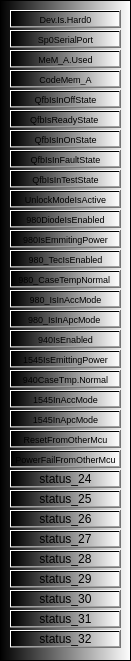
   <widget class="QFrame" name="frame_3">
    <property name="geometry">
     <rect>
      <x>340</x>
      <y>150</y>
      <width>131</width>
      <height>661</height>
     </rect>
    </property>
    <property name="font">
     <font>
      <pointsize>8</pointsize>
     </font>
    </property>
    <property name="styleSheet">
     <string notr="true">background-color: qlineargradient(spread:pad, x1:0, y1:0, x2:1, y2:0, stop:0 rgba(0, 0, 0, 255), stop:1 rgba(255, 255, 255, 255));</string>
    </property>
    <property name="frameShape">
     <enum>QFrame::StyledPanel</enum>
    </property>
    <property name="frameShadow">
     <enum>QFrame::Raised</enum>
    </property>
    <widget class="QPushButton" name="status_1">
     <property name="geometry">
      <rect>
       <x>10</x>
       <y>10</y>
       <width>111</width>
       <height>18</height>
      </rect>
     </property>
     <property name="font">
      <font>
       <pointsize>7</pointsize>
      </font>
     </property>
     <property name="text">
      <string>Dev.Is.Hard0</string>
     </property>
    </widget>
    <widget class="QPushButton" name="status_2">
     <property name="geometry">
      <rect>
       <x>10</x>
       <y>30</y>
       <width>111</width>
       <height>18</height>
      </rect>
     </property>
     <property name="font">
      <font>
       <pointsize>7</pointsize>
      </font>
     </property>
     <property name="text">
      <string>Sp0SerialPort</string>
     </property>
    </widget>
    <widget class="QPushButton" name="status_3">
     <property name="geometry">
      <rect>
       <x>10</x>
       <y>50</y>
       <width>111</width>
       <height>18</height>
      </rect>
     </property>
     <property name="font">
      <font>
       <pointsize>7</pointsize>
      </font>
     </property>
     <property name="text">
      <string>MeM_A.Used</string>
     </property>
    </widget>
    <widget class="QPushButton" name="status_4">
     <property name="geometry">
      <rect>
       <x>10</x>
       <y>70</y>
       <width>111</width>
       <height>18</height>
      </rect>
     </property>
     <property name="font">
      <font>
       <pointsize>7</pointsize>
      </font>
     </property>
     <property name="text">
      <string>CodeMem_A</string>
     </property>
    </widget>
    <widget class="QPushButton" name="status_5">
     <property name="geometry">
      <rect>
       <x>10</x>
       <y>90</y>
       <width>111</width>
       <height>18</height>
      </rect>
     </property>
     <property name="font">
      <font>
       <pointsize>7</pointsize>
      </font>
     </property>
     <property name="text">
      <string>QfbIsInOffState</string>
     </property>
    </widget>
    <widget class="QPushButton" name="status_6">
     <property name="geometry">
      <rect>
       <x>10</x>
       <y>110</y>
       <width>111</width>
       <height>18</height>
      </rect>
     </property>
     <property name="font">
      <font>
       <pointsize>7</pointsize>
      </font>
     </property>
     <property name="text">
      <string>QfbIsReadyState </string>
     </property>
    </widget>
    <widget class="QPushButton" name="status_7">
     <property name="geometry">
      <rect>
       <x>10</x>
       <y>130</y>
       <width>111</width>
       <height>18</height>
      </rect>
     </property>
     <property name="font">
      <font>
       <pointsize>7</pointsize>
      </font>
     </property>
     <property name="text">
      <string>QfbIsInOnState</string>
     </property>
    </widget>
    <widget class="QPushButton" name="status_8">
     <property name="geometry">
      <rect>
       <x>10</x>
       <y>150</y>
       <width>111</width>
       <height>18</height>
      </rect>
     </property>
     <property name="font">
      <font>
       <pointsize>7</pointsize>
      </font>
     </property>
     <property name="text">
      <string>QfbIsInFaultState</string>
     </property>
    </widget>
    <widget class="QPushButton" name="status_9">
     <property name="geometry">
      <rect>
       <x>10</x>
       <y>170</y>
       <width>111</width>
       <height>18</height>
      </rect>
     </property>
     <property name="font">
      <font>
       <pointsize>7</pointsize>
      </font>
     </property>
     <property name="text">
      <string>QfbIsInTestState</string>
     </property>
    </widget>
    <widget class="QPushButton" name="status_10">
     <property name="geometry">
      <rect>
       <x>10</x>
       <y>190</y>
       <width>111</width>
       <height>18</height>
      </rect>
     </property>
     <property name="font">
      <font>
       <pointsize>7</pointsize>
      </font>
     </property>
     <property name="text">
      <string>UnlockModeIsActive</string>
     </property>
    </widget>
    <widget class="QPushButton" name="status_11">
     <property name="geometry">
      <rect>
       <x>10</x>
       <y>210</y>
       <width>111</width>
       <height>18</height>
      </rect>
     </property>
     <property name="font">
      <font>
       <pointsize>7</pointsize>
      </font>
     </property>
     <property name="text">
      <string>980DiodeIsEnabled</string>
     </property>
    </widget>
    <widget class="QPushButton" name="status_12">
     <property name="geometry">
      <rect>
       <x>10</x>
       <y>230</y>
       <width>111</width>
       <height>18</height>
      </rect>
     </property>
     <property name="font">
      <font>
       <pointsize>7</pointsize>
      </font>
     </property>
     <property name="text">
      <string>980IsEmmitingPower</string>
     </property>
    </widget>
    <widget class="QPushButton" name="status_13">
     <property name="geometry">
      <rect>
       <x>10</x>
       <y>250</y>
       <width>111</width>
       <height>18</height>
      </rect>
     </property>
     <property name="font">
      <font>
       <pointsize>7</pointsize>
      </font>
     </property>
     <property name="text">
      <string>980_TecIsEnabled</string>
     </property>
    </widget>
    <widget class="QPushButton" name="status_14">
     <property name="geometry">
      <rect>
       <x>10</x>
       <y>270</y>
       <width>111</width>
       <height>18</height>
      </rect>
     </property>
     <property name="font">
      <font>
       <pointsize>7</pointsize>
      </font>
     </property>
     <property name="text">
      <string>980_CaseTempNormal </string>
     </property>
    </widget>
    <widget class="QPushButton" name="status_15">
     <property name="geometry">
      <rect>
       <x>10</x>
       <y>290</y>
       <width>111</width>
       <height>18</height>
      </rect>
     </property>
     <property name="font">
      <font>
       <pointsize>7</pointsize>
      </font>
     </property>
     <property name="text">
      <string>980_IsInAccMode</string>
     </property>
    </widget>
    <widget class="QPushButton" name="status_16">
     <property name="geometry">
      <rect>
       <x>10</x>
       <y>310</y>
       <width>111</width>
       <height>18</height>
      </rect>
     </property>
     <property name="font">
      <font>
       <pointsize>7</pointsize>
      </font>
     </property>
     <property name="text">
      <string>980_IsInApcMode </string>
     </property>
    </widget>
    <widget class="QPushButton" name="status_17">
     <property name="geometry">
      <rect>
       <x>10</x>
       <y>330</y>
       <width>111</width>
       <height>18</height>
      </rect>
     </property>
     <property name="font">
      <font>
       <pointsize>7</pointsize>
      </font>
     </property>
     <property name="text">
      <string>940IsEnabled</string>
     </property>
    </widget>
    <widget class="QPushButton" name="status_18">
     <property name="geometry">
      <rect>
       <x>10</x>
       <y>350</y>
       <width>111</width>
       <height>18</height>
      </rect>
     </property>
     <property name="font">
      <font>
       <pointsize>7</pointsize>
      </font>
     </property>
     <property name="text">
      <string>1545IsEmittingPower</string>
     </property>
    </widget>
    <widget class="QPushButton" name="status_19">
     <property name="geometry">
      <rect>
       <x>10</x>
       <y>370</y>
       <width>111</width>
       <height>18</height>
      </rect>
     </property>
     <property name="font">
      <font>
       <pointsize>7</pointsize>
      </font>
     </property>
     <property name="text">
      <string>940CaseTmp.Normal</string>
     </property>
    </widget>
    <widget class="QPushButton" name="status_20">
     <property name="geometry">
      <rect>
       <x>10</x>
       <y>390</y>
       <width>111</width>
       <height>18</height>
      </rect>
     </property>
     <property name="font">
      <font>
       <pointsize>7</pointsize>
      </font>
     </property>
     <property name="text">
      <string>1545InAccMode</string>
     </property>
    </widget>
    <widget class="QPushButton" name="status_21">
     <property name="geometry">
      <rect>
       <x>10</x>
       <y>410</y>
       <width>111</width>
       <height>18</height>
      </rect>
     </property>
     <property name="font">
      <font>
       <pointsize>7</pointsize>
      </font>
     </property>
     <property name="text">
      <string>1545InApcMode</string>
     </property>
    </widget>
    <widget class="QPushButton" name="status_22">
     <property name="geometry">
      <rect>
       <x>10</x>
       <y>430</y>
       <width>111</width>
       <height>18</height>
      </rect>
     </property>
     <property name="font">
      <font>
       <pointsize>7</pointsize>
      </font>
     </property>
     <property name="text">
      <string>ResetFromOtherMcu</string>
     </property>
    </widget>
    <widget class="QPushButton" name="status_23">
     <property name="geometry">
      <rect>
       <x>10</x>
       <y>450</y>
       <width>111</width>
       <height>18</height>
      </rect>
     </property>
     <property name="font">
      <font>
       <pointsize>7</pointsize>
      </font>
     </property>
     <property name="text">
      <string>PowerFailFromOtherMcu</string>
     </property>
    </widget>
    <widget class="QPushButton" name="status_24">
     <property name="geometry">
      <rect>
       <x>10</x>
       <y>470</y>
       <width>111</width>
       <height>18</height>
      </rect>
     </property>
     <property name="text">
      <string>status_24</string>
     </property>
    </widget>
    <widget class="QPushButton" name="status_25">
     <property name="geometry">
      <rect>
       <x>10</x>
       <y>490</y>
       <width>111</width>
       <height>18</height>
      </rect>
     </property>
     <property name="text">
      <string>status_25</string>
     </property>
    </widget>
    <widget class="QPushButton" name="status_26">
     <property name="geometry">
      <rect>
       <x>10</x>
       <y>510</y>
       <width>111</width>
       <height>18</height>
      </rect>
     </property>
     <property name="text">
      <string>status_26</string>
     </property>
    </widget>
    <widget class="QPushButton" name="status_27">
     <property name="geometry">
      <rect>
       <x>10</x>
       <y>530</y>
       <width>111</width>
       <height>18</height>
      </rect>
     </property>
     <property name="text">
      <string>status_27</string>
     </property>
    </widget>
    <widget class="QPushButton" name="status_28">
     <property name="geometry">
      <rect>
       <x>10</x>
       <y>550</y>
       <width>111</width>
       <height>18</height>
      </rect>
     </property>
     <property name="text">
      <string>status_28</string>
     </property>
    </widget>
    <widget class="QPushButton" name="status_29">
     <property name="geometry">
      <rect>
       <x>10</x>
       <y>570</y>
       <width>111</width>
       <height>18</height>
      </rect>
     </property>
     <property name="text">
      <string>status_29</string>
     </property>
    </widget>
    <widget class="QPushButton" name="status_30">
     <property name="geometry">
      <rect>
       <x>10</x>
       <y>590</y>
       <width>111</width>
       <height>18</height>
      </rect>
     </property>
     <property name="text">
      <string>status_30</string>
     </property>
    </widget>
    <widget class="QPushButton" name="status_31">
     <property name="geometry">
      <rect>
       <x>10</x>
       <y>610</y>
       <width>111</width>
       <height>18</height>
      </rect>
     </property>
     <property name="text">
      <string>status_31</string>
     </property>
    </widget>
    <widget class="QPushButton" name="status_32">
     <property name="geometry">
      <rect>
       <x>10</x>
       <y>630</y>
       <width>111</width>
       <height>18</height>
      </rect>
     </property>
     <property name="text">
      <string>status_32</string>
     </property>
    </widget>
   </widget>
